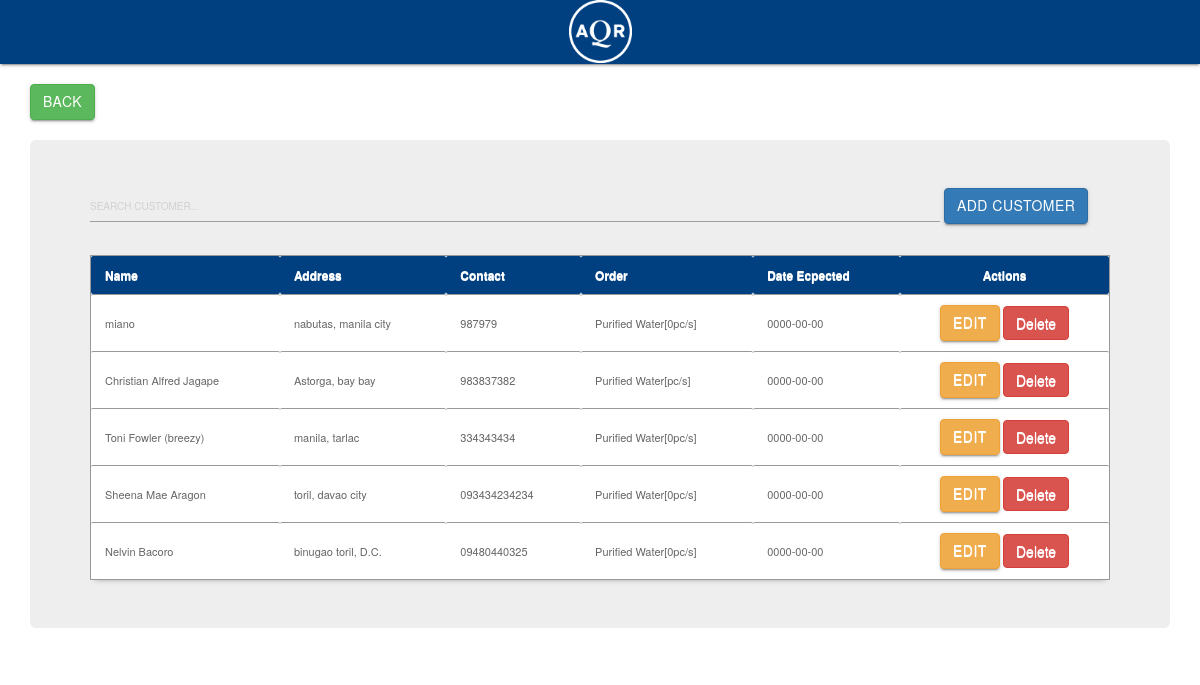
The app's page /main/customerpay.php, older data.
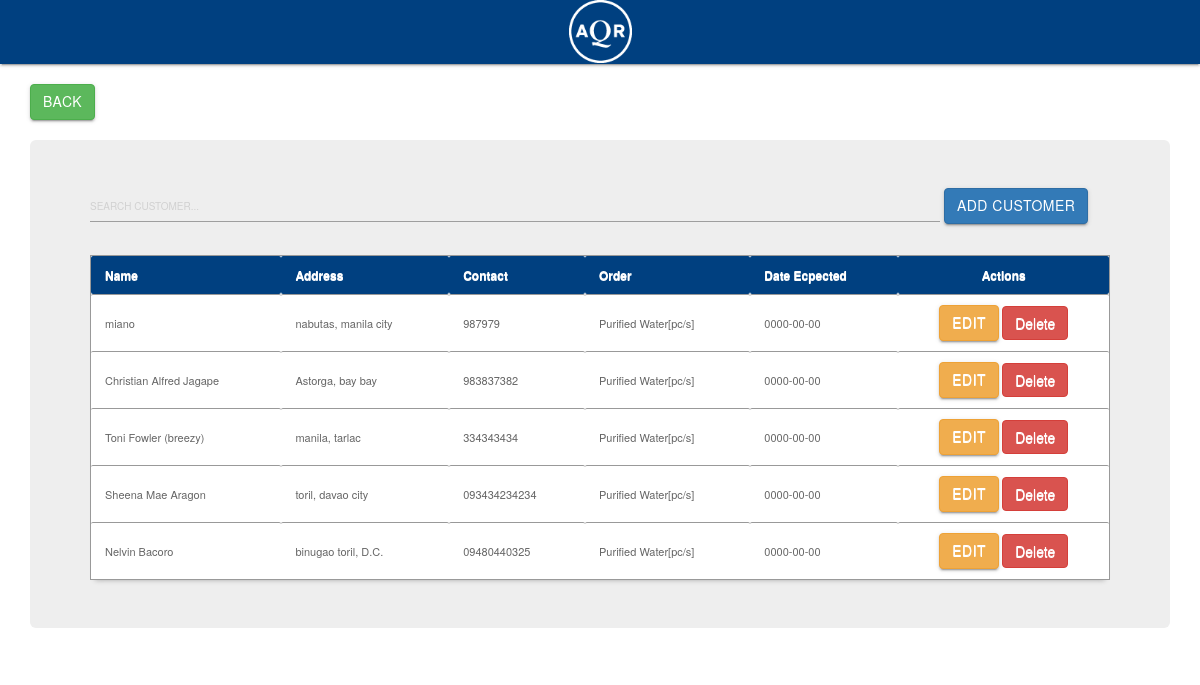
The same page, newer data.
### tables this page shows
CREATE TABLE `customer` (
  `customer_id` int(11) NOT NULL AUTO_INCREMENT,
  `customer_name` varchar(100) NOT NULL,
  `customer_Fname` varchar(30) NOT NULL,
  `address` varchar(100) NOT NULL,
  `address2` varchar(255) DEFAULT NULL,
  `contact` varchar(100) NOT NULL,
  `membership_number` varchar(100) DEFAULT NULL,
  `order_qty` int(100) DEFAULT NULL,
  `cdate` date NOT NULL,
  `status` tinyint(1) NOT NULL DEFAULT '0',
  PRIMARY KEY (`customer_id`)
);

### main/customerpay.php (the view, shortened to what this page needs)
<html>
<head>
	<link rel="stylesheet" href="../css/materialize.min.css">
<link rel="stylesheet" href="../css/bootstrap.min.css">
<link href="../style01.css" media="screen" rel="stylesheet" type="text/css" />
<link href="src/facebox.css" media="screen" rel="stylesheet" type="text/css" />
</head>
<body>
<nav>
<div class="nav-wrapper">
<center>
<a rel="facebox" href="select.php"><img src="logo.png" style="width:63px; height:63px" /></a>
</center>
</div>
</nav>
<br>
<div class="container">
<a href="index.php" class="btn btn-success btn-xs-2x" role="button" >Back</a>
<br>
<br>
<div class="jumbotron">
<input style="width:850px" type="text" name="filter" value="" id="filter" placeholder="SEARCH CUSTOMER..." autocomplete="off" />
<a rel="facebox" href="addcustomer1.php" class="btn btn-primary btn-sm-2x">Add Customer</a><br>
<table id="resultTable" data-responsive="table">
	<thead>
		<tr>
			<th > Name </th>
			<th > Address </th>
			<th > Contact </th>
			<th > Order </th>
			<th > Date Ecpected </center></th>
			<th ><center> Actions </center></th>
		</tr>
	</thead>
	<tbody>
			<?php
				include('../connect.php');
				$result = $db->prepare("SELECT * FROM customer ORDER BY customer_id DESC");
				$result->execute();
				for($i=0; $row = $result->fetch(); $i++){
			?>
			<tr>
			<td><?php echo $row['customer_name']; ?></td>
			<td><?php echo $row['address']; ?></td>
			<td><?php echo $row['contact']; ?></td>
			<td>Purified Water[<?php echo $row['order_qty']; ?>pc/s]</td>
			<td><?php echo $row['cdate']; ?></td>
			<td><center><a rel="facebox" href="editcustomer.php?id=<?php echo $row['customer_id']; ?>" class="btn btn-warning btn-xs-2x"> Edit </a>
			 <a href="#" id="<?php echo $row['customer_id']; ?>" class="delbutton" title="Click To Delete">Delete</a>
			</center>
			</td>
			</tr>
			<?php
				}
			?>
	</tbody>
</table>
</div>
</div>
</body>
</html>

Row changes from the older to the newer data that the page shows:
changed customer "miano": order_qty "0" → (not shown)
changed customer "Toni Fowler (breezy)": order_qty "0" → (not shown)
changed customer "Sheena Mae Aragon": order_qty "0" → (not shown)
changed customer "Nelvin Bacoro": order_qty "0" → (not shown)
